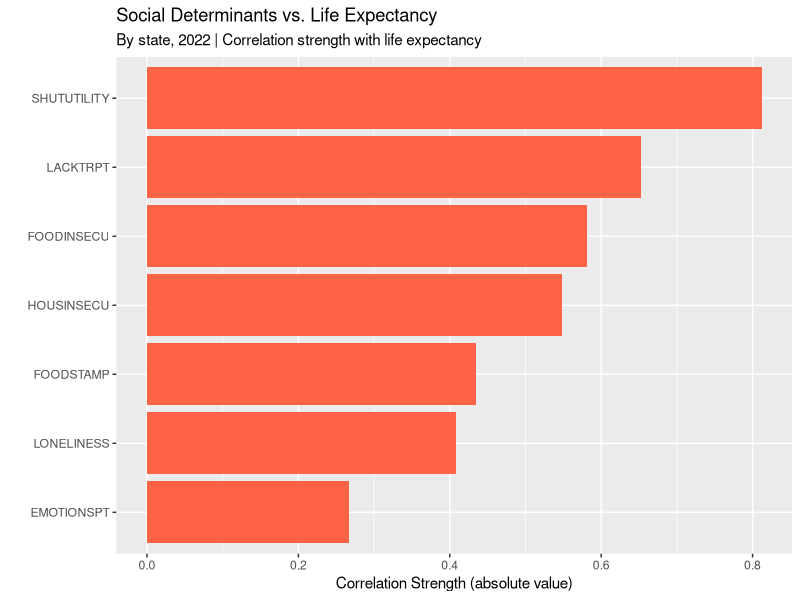
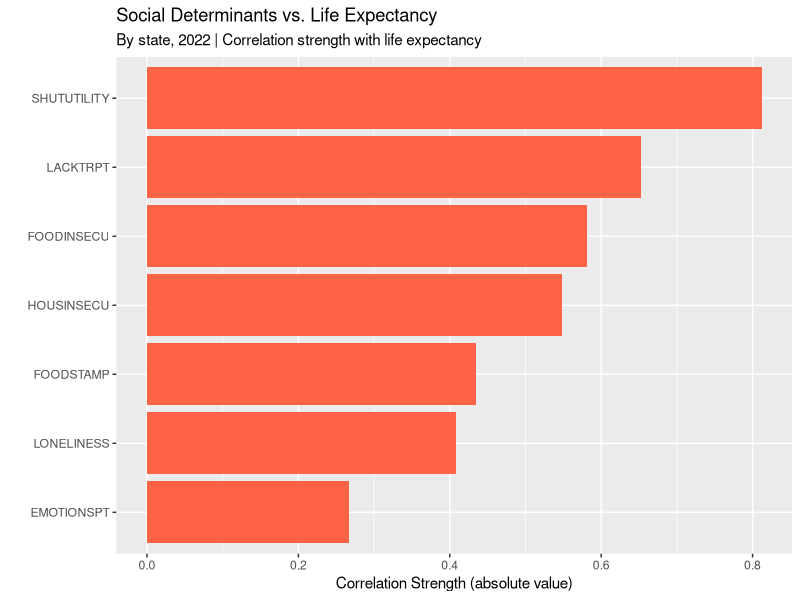

Reproduce these figures in R, in order.
# --- import libraries ---
library(tidyverse)

# --- load data ---
social_analysis <- read.csv('data/processed/state_social_analysis.csv')

# --- explore data ---
head(social_analysis)
summary(social_analysis)

# -----------------------
# CORRELATION TESTS
# -----------------------

# --- 5a: Social Determinants vs. Life Expectancy
social_v_le <- cor.test(social_analysis$LifeExpectancy, social_analysis$SocialRisk)
social_v_le

# --- 5b: Social Determinants vs. Disease Burden
social_v_disease <- cor.test(social_analysis$DiseaseBurden, social_analysis$SocialRisk)
social_v_disease

# --- 5c: Correlation Strength of Social Determinants
social_cols <- social_analysis %>%
  select(LONELINESS:EMOTIONSPT)
correlations <- sapply(social_cols, function(x) {
  test <- cor.test(social_analysis$LifeExpectancy, x)
  c(correlation = test$estimate, p_value = test$p.value)
})
cor_df <- tibble(
  RiskFactor = colnames(social_cols),
  Correlation = round(as.numeric(correlations[1,]), 3),
  P_value = as.numeric(correlations[2,])
)
cor_df

ggplot(cor_df, aes(x = reorder(RiskFactor, abs(Correlation)), y = abs(Correlation))) +
  geom_col(fill = "tomato") +
  coord_flip() +
  labs(
    title = "Social Determinants vs. Life Expectancy",
    subtitle = "By state, 2022 | Correlation strength with life expectancy",
    x = "",
    y = "Correlation Strength (absolute value)"
  )

ggsave('visualizations/q5_social_vs_life_exp.png', width = 8, height = 6)
